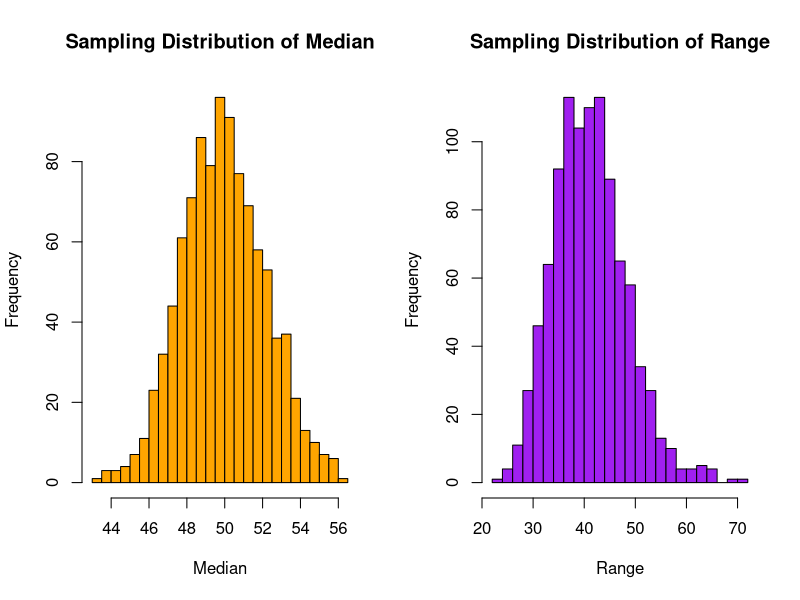

Write R code to recreate this figure.
# E1-4: Sampling distribution of medians and ranges
set.seed(123)
pop <- rnorm(100000, mean = 50, sd = 10)   # population

n_samples   <- 1000
sample_size <- 30

medians <- numeric(n_samples)
ranges  <- numeric(n_samples)

for (i in 1:n_samples) {
  s <- sample(pop, sample_size)
  medians[i] <- median(s)
  ranges[i]  <- max(s) - min(s)
}

cat("Mean of sample medians :", mean(medians), "\n")
cat("SD of sample medians   :", sd(medians), "\n")
cat("Mean of sample ranges  :", mean(ranges), "\n")
cat("SD of sample ranges    :", sd(ranges), "\n")

par(mfrow = c(1,2))
hist(medians, breaks = 30, col = "orange",
     main = "Sampling Distribution of Median", xlab = "Median")
hist(ranges, breaks = 30, col = "purple",
     main = "Sampling Distribution of Range", xlab = "Range")
